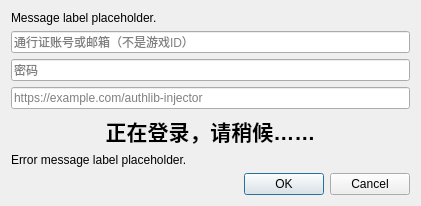
<?xml version="1.0" encoding="UTF-8"?>
<ui version="4.0">
 <class>AuthlibInjectorLoginDialog</class>
 <widget class="QDialog" name="AuthlibInjectorLoginDialog">
  <property name="geometry">
   <rect>
    <x>0</x>
    <y>0</y>
    <width>421</width>
    <height>198</height>
   </rect>
  </property>
  <property name="sizePolicy">
   <sizepolicy hsizetype="Fixed" vsizetype="Fixed">
    <horstretch>0</horstretch>
    <verstretch>0</verstretch>
   </sizepolicy>
  </property>
  <property name="windowTitle">
   <string>登录雕版账号</string>
  </property>
  <layout class="QVBoxLayout" name="verticalLayout">
   <item>
    <widget class="QLabel" name="label">
     <property name="text">
      <string notr="true">Message label placeholder.</string>
     </property>
     <property name="textFormat">
      <enum>Qt::RichText</enum>
     </property>
     <property name="textInteractionFlags">
      <set>Qt::LinksAccessibleByKeyboard|Qt::LinksAccessibleByMouse|Qt::TextBrowserInteraction|Qt::TextSelectableByKeyboard|Qt::TextSelectableByMouse</set>
     </property>
     <property name="openExternalLinks">
      <bool>true</bool>
     </property>
    </widget>
   </item>
   <item>
    <widget class="QLineEdit" name="userTextBox">
     <property name="placeholderText">
      <string>通行证账号或邮箱（不是游戏ID）</string>
     </property>
    </widget>
   </item>
   <item>
    <widget class="QLineEdit" name="passTextBox">
     <property name="echoMode">
      <enum>QLineEdit::Password</enum>
     </property>
     <property name="placeholderText">
      <string>密码</string>
     </property>
    </widget>
   </item>
   <item>
    <widget class="QLineEdit" name="authlibInjectorTextBox">
     <property name="placeholderText">
       <string>https://example.com/authlib-injector</string>
     </property>
    </widget>
   </item>
    <item>
    <widget class="QLabel" name="loadingLabel">
      <property name="font">
      <font>
        <pointsize>16</pointsize>
        <weight>75</weight>
        <bold>true</bold>
      </font>
      </property>
      <property name="text">
      <string>正在登录，请稍候……</string>
      </property>
      <property name="alignment">
      <set>Qt::AlignCenter</set>
      </property>
      <property name="wordWrap">
      <bool>true</bool>
      </property>
    </widget>
   </item>
   <item>
    <widget class="QLabel" name="errorMessage">
     <property name="text">
      <string notr="true">Error message label placeholder.</string>
     </property>
     <property name="textFormat">
      <enum>Qt::RichText</enum>
     </property>
     <property name="textInteractionFlags">
      <set>Qt::LinksAccessibleByKeyboard|Qt::LinksAccessibleByMouse|Qt::TextBrowserInteraction|Qt::TextSelectableByKeyboard|Qt::TextSelectableByMouse</set>
     </property>
     <property name="openExternalLinks">
      <bool>true</bool>
     </property>
    </widget>
   </item>
   <item>
    <widget class="QDialogButtonBox" name="buttonBox">
     <property name="orientation">
      <enum>Qt::Horizontal</enum>
     </property>
     <property name="standardButtons">
      <set>QDialogButtonBox::Cancel|QDialogButtonBox::Ok</set>
     </property>
    </widget>
   </item>
  </layout>
 </widget>
 <resources/>
 <connections/>
</ui>
